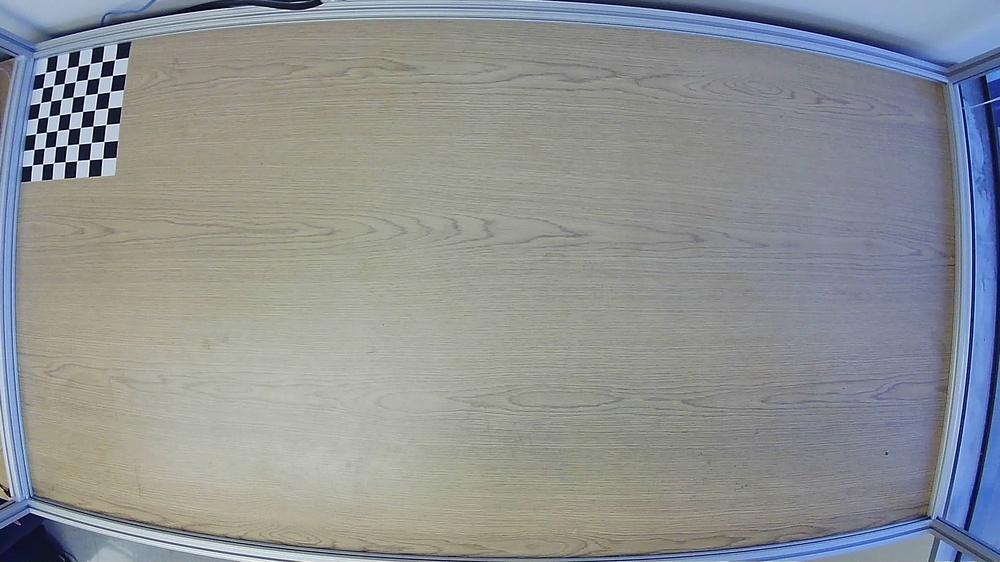
#> input picture Software/motion_capture/updated_mocap/calibration_images/1.jpg, 1000 x 562 px, shrunk from 1920 x 1080 before the run, given in place of the camera
$ python undistort_test.py
#> lines starting #> are read from the running program, lines starting #| are printed output that depends on the picture; after the words box and inside, x2 and y2 are one past the last pixel; in counts of white or black regions, pixels touching at a corner belong together
import cv2
import numpy as np

# Load calibration data
calib_data = np.load("camera_calibration.npz")
#> (reads Software/motion_capture/updated_mocap/camera_calibration.npz from the repository)
camera_matrix = calib_data["camera_matrix"]
dist_coeffs = calib_data["dist_coeffs"]

# Known real-world width of reference object (e.g., checkerboard square, coin, card)
real_width_mm = 50  # Adjust based on your reference object

# Open camera
cap = cv2.VideoCapture(1)

while True:
    ret, frame = cap.read()
#> frame is the input picture: shape (562, 1000, 3); mean B, G, R 147.3, 145.8, 142.3
    if not ret:
        break

    h, w = frame.shape[:2]
#> h = 562; w = 1000

    # Undistort the frame first
    new_camera_matrix, roi = cv2.getOptimalNewCameraMatrix(camera_matrix, dist_coeffs, (w, h), 1, (w, h))
#> roi = (58, 89, 940, 461)
    undistorted_frame = cv2.undistort(frame, camera_matrix, dist_coeffs, None, new_camera_matrix)
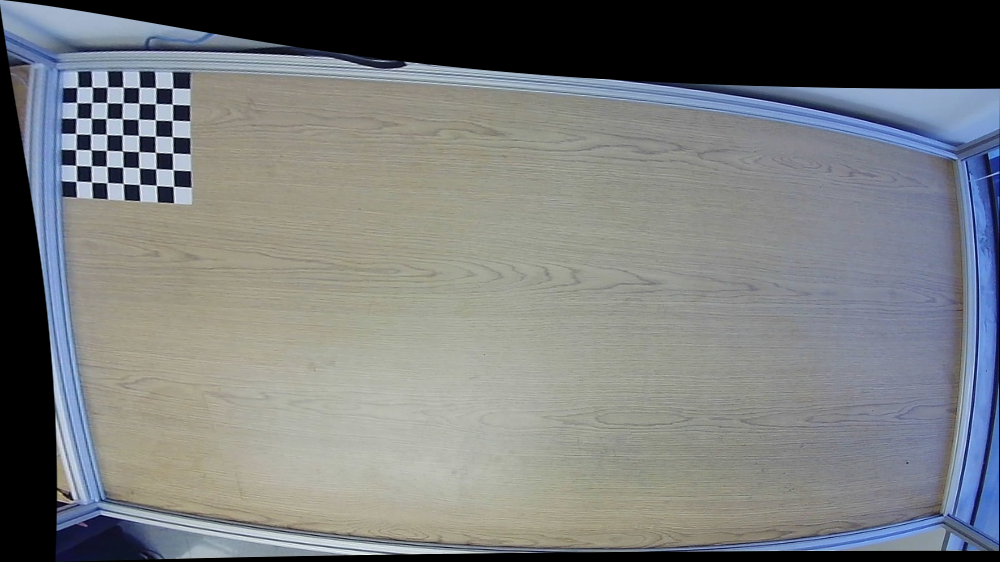
#> undistorted_frame: shape (562, 1000, 3); mean B, G, R 123.6, 122.8, 120

    # Convert to grayscale for object detection
    gray = cv2.cvtColor(undistorted_frame, cv2.COLOR_BGR2GRAY)
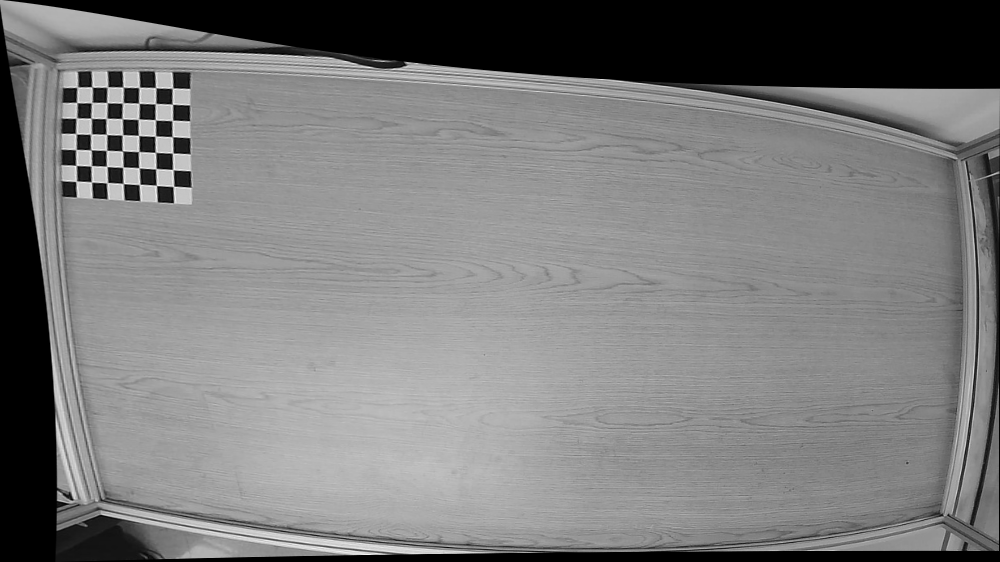
#> gray: shape (562, 1000); min 0, max 250, mean 122.1
    edges = cv2.Canny(gray, 50, 150)
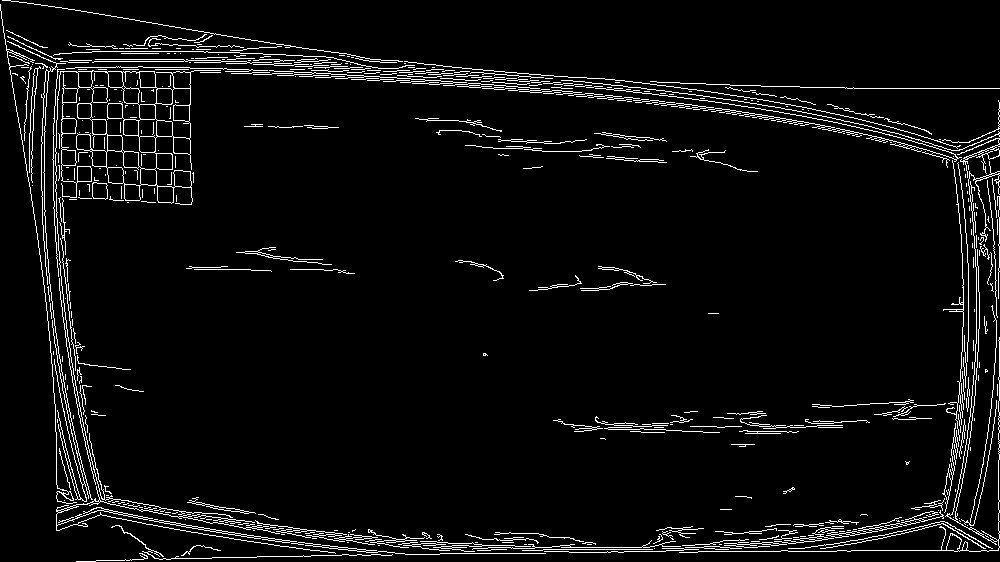
#> edges: shape (562, 1000); 4.9% white in thin lines or dots

    # Find contours
    contours, _ = cv2.findContours(edges, cv2.RETR_EXTERNAL, cv2.CHAIN_APPROX_SIMPLE)
#> contours = 447 contours, 424 with area under 20; largest, box (x1, y1, x2, y2) and area: (55, 70, 233, 518) 11378, (679, 161, 1000, 553) 357, (149, 519, 297, 543) 248, (92, 182, 108, 200) 224, (56, 486, 336, 554) 187
    for cnt in contours:
        x, y, w, h = cv2.boundingRect(cnt)  # Get bounding box

        # Ignore small noise
        if w > 30 and h > 30:
            pixel_width = w  # Width in pixels

            # Compute real-world scale (mm per pixel)
            scale = real_width_mm / pixel_width
            real_object_width = pixel_width * scale  # Convert detected width to mm

            # Display scale and size on the frame
            cv2.rectangle(undistorted_frame, (x, y), (x + w, y + h), (0, 255, 0), 2)
            cv2.putText(undistorted_frame, f"Scale: {scale:.2f} mm/pixel", (x, y - 10),
                        cv2.FONT_HERSHEY_SIMPLEX, 0.5, (255, 0, 0), 2)
            cv2.putText(undistorted_frame, f"Width: {real_object_width:.2f} mm", (x, y + h + 20),
                        cv2.FONT_HERSHEY_SIMPLEX, 0.5, (0, 0, 255), 2)
#> this loop made 447 passes
#> (x, y, w, h, pixel_width, scale) on passes 58, 100, 170, 179, 241, 263, 295, 317, 335, 372, 403, 440: (111, 525, 282, 35, 282, 0.177), (56, 486, 280, 68, 280, 0.179), (961, 305, 36, 221, 36, 1.39), (59, 278, 37, 207, 37, 1.35), (679, 161, 321, 392, 321, 0.156), (957, 138, 43, 40, 43, 1.16), (942, 100, 58, 43, 58, 0.862), (595, 88, 367, 80, 367, 0.136), (561, 80, 439, 71, 439, 0.114), (55, 70, 178, 448, 178, 0.281), (404, 61, 557, 88, 557, 0.0898), (7, 41, 86, 461, 86, 0.581)
#> (x, y, w, h) on passes 1 to 6: (76, 553, 72, 9), (522, 549, 131, 2), (477, 549, 30, 2), (544, 548, 155, 5), (654, 548, 1, 1), (685, 546, 57, 4)
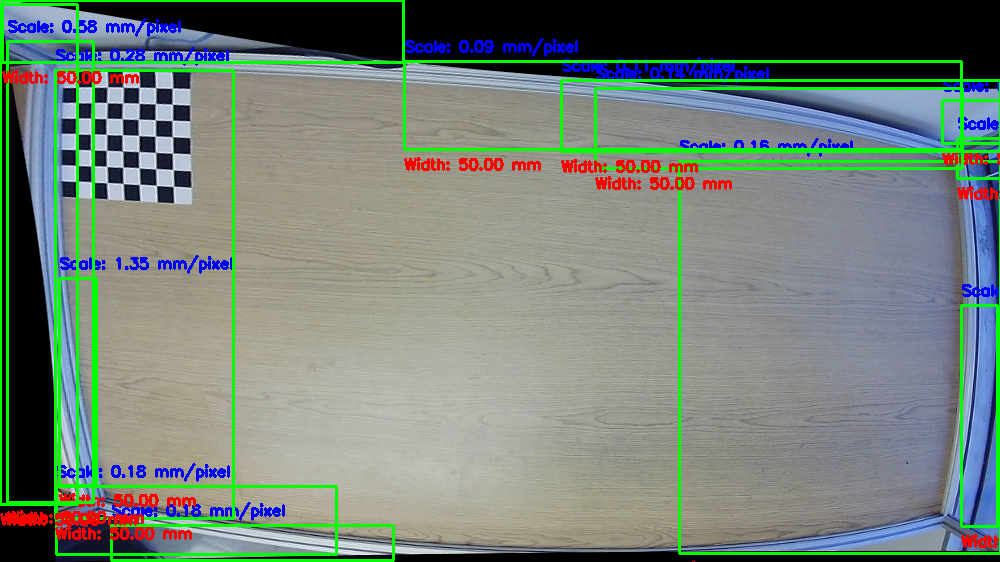
#> undistorted_frame: shape (562, 1000, 3); 8.66% of pixels changed, all inside (x1, y1, x2, y2) = (0, 0, 1000, 562)

    # Show the undistorted frame with measurements
    cv2.imshow("Undistorted & Scaled Tracking", undistorted_frame)

    if cv2.waitKey(1) & 0xFF == ord('q'):
#> (key q is pressed here)
        break

cap.release()
cv2.destroyAllWindows()
